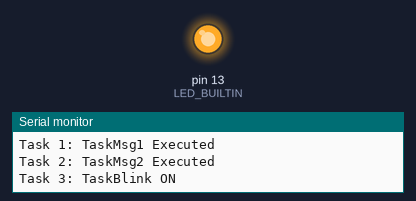
Simulated run of this sketch. Board: Arduino Uno, built with avr-gcc and run on an emulated ATmega328P. On the bench: output pins drawn as LEDs (lit = HIGH), the last lines printed to the serial monitor.

Above: at 0.5 s.
At 2.9 s:
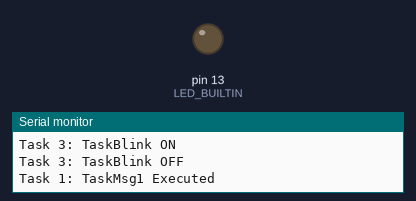
Timing chart, 0 to 6.5 s (numbered marks = the images above):
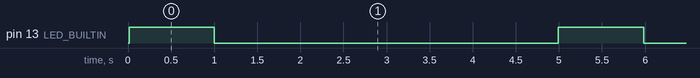

Measured:
- by itself, pin 13 (LED_BUILTIN): alternates HIGH for 0.99 s and LOW for 4.0 s

The sketch:

Vales_Timothy_Proj1_3.ino
```cpp
#include <Arduino_FreeRTOS.h>

//function headers
void TaskMsg1(void *pvParameters);
void TaskMsg2 (void *pvParameters);
void TaskBlink (void *pvParameters);

void setup() {
  //set up serial communication - 9600 Baud rate
  Serial.begin(9600);

  while(!Serial) {
    ;
  }

  //priority of 2
  xTaskCreate(
    TaskMsg1,
    "Msg1",
    128,
    NULL,
    2,
    NULL);

    //priority of 3 (highest)
    xTaskCreate(
    TaskMsg2,
    "Msg2",
    128,
    NULL,
    3,
    NULL);

    //priority of 1
    xTaskCreate(
    TaskBlink,
    "Blink",
    128,
    NULL,
    1,
    NULL);
}

void loop() {
  //Left empty because everything runs in the tasks
}

/*
 *  Task 1: Display Msg 1:
 *  Perdiod = 2 seconds
 *  Priority = 2 (medium priority)
 *
 *  Task 2 Display Msg 2:
 *  Period = 3 seconds
 *  Priority = 3 (highest priority)
 *
 *  Task 3 Blink LED:
 *  Period = 5 seconds
 *  Priorty = 1 (lowest priority)
*/

//period of 2sec
void TaskMsg1(void *pvParameters) {
  (void) pvParameters;

  for(;;){
    Serial.println("Task 1: TaskMsg1 Executed");
    vTaskDelay(2000/portTICK_PERIOD_MS); //delay for 2 seconds
  }
}

//period of 3sec
void TaskMsg2(void *pvParameters) {
  (void) pvParameters;

  for(;;){
    Serial.println("Task 2: TaskMsg2 Executed");
    vTaskDelay(3000/portTICK_PERIOD_MS); //delay for 3 seconds
  }
}

//period of 5sec for blinking lights
//on for 1sec, off for 4sec
void TaskBlink(void *pvParameters) {
  (void) pvParameters;

  //initialize digital LED_BUILTIN on pin 13 as output
  pinMode(LED_BUILTIN, OUTPUT);

  for(;;){
    Serial.println("Task 3: TaskBlink ON");
    digitalWrite(LED_BUILTIN, HIGH);   // turn the LED on (HIGH is the voltage level)
    vTaskDelay( 1000 / portTICK_PERIOD_MS ); // wait for 1 second
    Serial.println("Task 3: TaskBlink OFF");
    digitalWrite(LED_BUILTIN, LOW);    // turn the LED off by making the voltage LOW
    vTaskDelay( 4000 / portTICK_PERIOD_MS ); // wait for 4 seconds
  }
}
```
